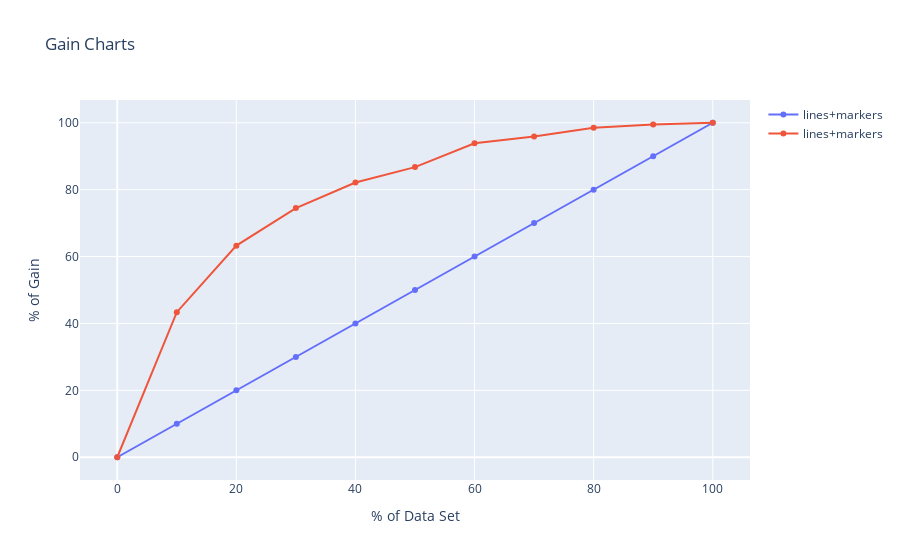

Notebook code for this chart:
### Code cell
# Plot the Charts


gain = lift.Gain.tolist()
gain.insert(0,0)
fig = go.Figure()
fig.add_trace(go.Scatter(x=list(range(0,100+10,10)), y=list(range(0,100+10,10)),
                    mode='lines+markers',
                    name='lines+markers'))
fig.add_trace(go.Scatter(x=list(range(0,100+10,10)), y=gain,
                    mode='lines+markers',
                    name='lines+markers'))

fig.update_xaxes(
        title_text = "% of Data Set",
)

fig.update_yaxes(
        title_text = "% of Gain",
        )
fig.update_layout(title='Gain Charts',)

fig.show()

### Figure 1 — Plotly figure (JSON) as saved in the notebook; plotly's stock layout.template omitted (floating-point values rounded to 4 significant figures)
{"data": [{"mode": "lines+markers", "name": "lines+markers", "type": "scatter", "x": [0, 10, 20, 30, 40, 50, 60, 70, 80, 90, 100], "y": [0, 10, 20, 30, 40, 50, 60, 70, 80, 90, 100]}, {"mode": "lines+markers", "name": "lines+markers", "type": "scatter", "x": [0, 10, 20, 30, 40, 50, 60, 70, 80, 90, 100], "y": [0, 43.37, 63.27, 74.49, 82.14, 86.73, 93.88, 95.92, 98.47, 99.49, 100]}], "layout": {"autosize": true, "title": {"text": "Gain Charts"}, "xaxis": {"autorange": true, "range": [-6.305, 106.3], "title": {"text": "% of Data Set"}, "type": "linear"}, "yaxis": {"autorange": true, "range": [-8.252, 108.3], "title": {"text": "% of Gain"}, "type": "linear"}}}
